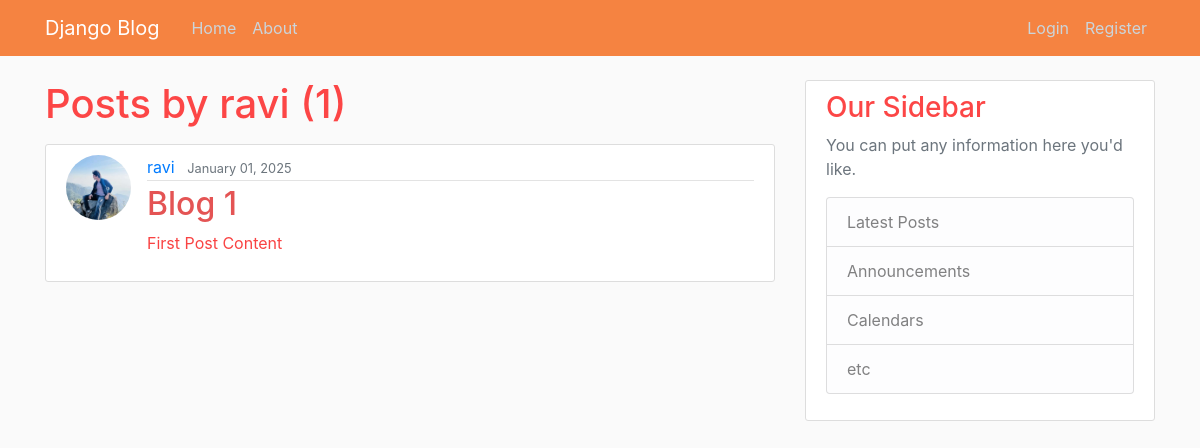
The app's page /user/ravi with its own data.
### App/models.py (models this page shows, shortened)
class Post(models.Model):
    title = models.CharField(max_length=100)
    content = models.TextField()
    date_posted = models.DateTimeField(default=timezone.now)
    author = models.ForeignKey(User, on_delete=models.CASCADE)

### users/models.py (models this page shows, shortened)
class Profile(models.Model):
    user = models.OneToOneField(User, on_delete=models.CASCADE) #create a one-to-one relationship with the User model
    image = models.ImageField(default='default.jpg', upload_to='profile_pics') #store the profile pictures in the profile_pics directory

### App/views.py (the view)
# urls.py: path('user/<str:username>', UserPostListView.as_view(), name='user-posts'),
class UserPostListView(ListView):
    model = Post
    template_name = 'App/user_posts.html'  # <app>/<model>_<viewtype>.html
    context_object_name = 'posts'
    paginate_by = 5
    def get_queryset(self):
        user = get_object_or_404(User, username=self.kwargs.get('username'))
        return Post.objects.filter(author=user).order_by('-date_posted')

### App/templates/App/user_posts.html (shortened to what this page needs)
{% extends "App/base.html" %}
{% block content %}
    <h1 class="mb-3">Posts by {{ view.kwargs.username }} ({{ page_obj.paginator.count }})</h1>
    {% for post in posts %}
        <article class="media content-section">
          <img class="rounded-circle article-img" src="{{ post.author.profile.image.url }}">
          <div class="media-body">
            <div class="article-metadata">
              <a class="mr-2" href="{% url 'user-posts' post.author.username %}">{{ post.author }}</a>
              <small class="text-muted">{{ post.date_posted|date:"F d, Y" }}</small>
            </div>
            <h2><a class="article-title" href="{% url 'post-detail' post.id %}">{{ post.title }}</a></h2>
            <p class="article-content">{{ post.content }}</p>
          </div>
        </article>
    {% endfor %}
{% endblock content %}

### App/static/blog/main.css (style rules this page uses)
body { background: #fafafa; color: #f94343; margin-top: 5rem; }
h1, h2, h3, h4, h5, h6 { color: #fc4646; }
.content-section { background: #ffffff; padding: 10px 20px; border: 1px solid #dddddd; border-radius: 3px; margin-bottom: 20px; }
.article-title { color: #e45454; }
.article-content { white-space: pre-line; }
.article-img { height: 65px; width: 65px; margin-right: 16px; }
.article-metadata { padding-bottom: 1px; margin-bottom: 4px; border-bottom: 1px solid #e3e3e3 }

### records on screen
Post: author.profile.image (picture), author "ravi", date_posted "January 01, 2025", title "Blog 1", content "First Post Content"

### other values on screen
{{ view.kwargs.username }} "ravi"
{{ page_obj.paginator.count }} "1"
